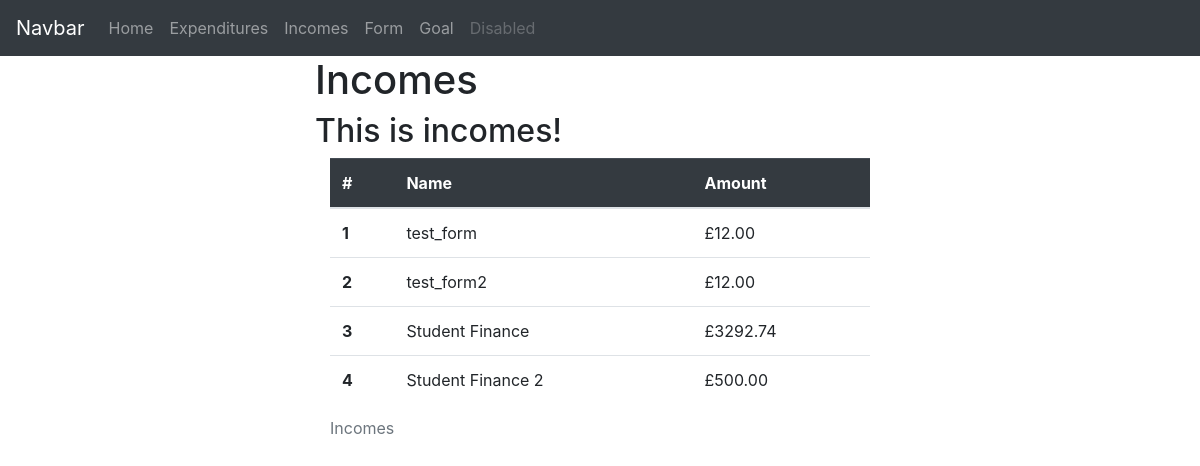
The page /incomes on the database its author committed.
### app/models.py (models this page shows)
class Income(db.Model):
    id = db.Column(db.Integer, primary_key=True)
    name = db.Column(db.String(500), index=True, unique=True, nullable=False)
    amount = db.Column(db.Float, nullable=False)

### app/views.py (the view)
@app.route('/incomes', methods =['GET','POST'])
def incomes():
    with app.app_context():
        incomes_list=db.session.query(models.Income).all()
    incomes_count = len(incomes_list)
    incomes={'description':'This is incomes!'}
    return render_template('incomes.html', title='Incomes',incomes_list = incomes_list, incomes_count=incomes_count ,incomes=incomes) #this is the base location

### app/templates/incomes.html
{% extends "base.html" %}]
{%block content%}
<h1>Incomes</h1>
<h2>{{incomes.description}}</h2>
<div class="container">
    <table class="table table-hover">
        <caption>Incomes</caption>
        <thead class="table-dark">
          <tr>
            <th scope="col">#</th>
            <th scope="col">Name</th>
            <th scope="col">Amount</th>
          </tr>
        </thead>
        <tbody>
          {% for x in range(1,incomes_count+1) %}
          <tr>
            <th scope="row">{{x}}</th>
            <td>{{incomes_list[x-1].name}}</td>
            <td>£{{'%0.2f'|format(incomes_list[x-1].amount|float)}}</td>
          </tr>
          {% endfor %}
        </tbody>
      </table>
</div>
{%endblock%}

### rows shown on the page
Income: name "test_form", amount "12.00"
Income: name "test_form2", amount "12.00"
Income: name "Student Finance", amount "3292.74"
Income: name "Student Finance 2", amount "500.00"

### other values the page prints
{{ incomes.description }} "This is incomes!"
{{ x }} "1" "2" "3" "4"
